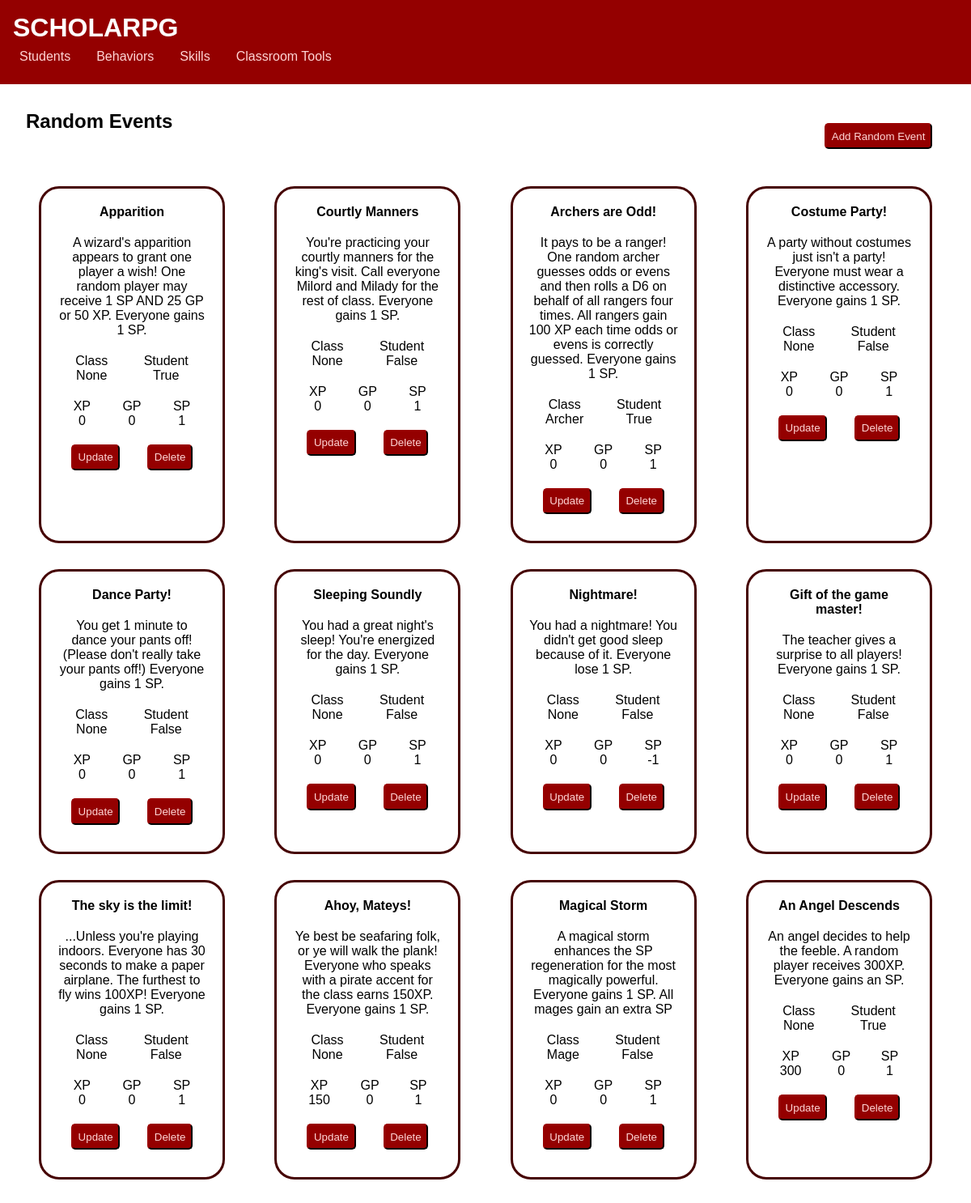
Page /view_random_events/ (upper part) on the committed database.
### student_hub/models.py (models this page shows)
class RandomEvents(models.Model):
    title = models.CharField(max_length=100)
    desc = models.CharField(max_length=500)
    sp = models.IntegerField(default=0)
    xp = models.IntegerField(default=0)
    gp = models.IntegerField(default=0)
    charClass = models.CharField(max_length=50)
    randomStudent = models.BooleanField(default=False)
    class Meta:
        db_table = "random-events"

### scholarpg/views.py (the view)
# urls.py: path('view_random_events/', views.view_random_events),
def view_random_events(req):
    if RandomEvents.objects.exists():
        events = RandomEvents.objects.all()
        context={'events': events}
        return render(req, 'view_random_events.html', context)
    else:
        return render(req, 'view_random_events.html')

### templates/view_random_events.html (shortened to what this page needs)
{% extends "main_template.html" %}
{% block content %}
<div class="headline-div">
    <h2>Random Events</h2>
    <form class="form-button" action="/add_random_event_form">
        <button type="submit">Add Random Event</button>
    </form>
</div>
<div class="cards">
{% for event in events %}
    <div class="card">
        <p class="card-title">{{ event.title }}</p>
        <p class="card-desc">{{event.desc}}</p>
        <div class="card-pieces">
            <div>
                <p>Class</p>
                <p> {{event.charClass}}</p>
            </div>
            <div>
                <p>Student</p>
                <p> {{event.randomStudent}}</p>
            </div>
        </div>
        <div class="card-pieces">
            <div>
                <p>XP</p>
                <p> {{event.xp}}</p>
            </div>
            <div>
                <p>GP</p>
                <p> {{event.gp}}</p>
            </div>
            <div>
                <p>SP</p>
                <p> {{event.sp}}</p>
            </div>
        </div>
        <div class="button-div">
            <form class="form-button" action="../../update_random_event_form/{{event.pk}}">
                <button type="submit">Update</button>
            </form>
            <form class="form-button" action="../../delete_random_event_form/{{event.pk}}">
                <button type="submit">Delete</button>
            </form>
        </div>
    </div>
{% endfor %}
</div>
{% endblock %}

### static/css/main.css (style rules this page uses)
* { margin: 0; padding: 0; box-sizing: border-box; }
body { min-height: 100vh; display: grid; grid-template-rows: 120px 1fr; font-family: Arial, Helvetica, sans-serif; }
.headline-div { display: flex; justify-content: space-between; width: 100%; }
form { max-width: 500px; display: grid; grid-template-columns: 1fr 2fr; padding: 1em; justify-self: center; }
form input, label, select, button, textarea { margin-bottom: 1em; padding: .5em; }
form button { background-color: #940000; color: #ffd5d5; border-radius: 5px; border-color: #450000; grid-column-start: 1; grid-column-end: 3; }
.button-div { display: flex; justify-content: space-around; width: 100%; }
.button-div form { padding: 0; }
.cards { display: flex; flex-wrap: wrap; justify-content: space-between; }
.card { width: 230px; padding: 10px; border: 3px solid #450000 ; border-radius: 25px; margin: 1em; text-align: center; }
.card>* { padding: 10px; }
.card-title { font-weight: bold; }
.card-pieces { display: flex; flex-wrap: nowrap; justify-content: space-around; text-align: center; padding: 10px; }

### rows in the picture
RandomEvents: title "Apparition", desc "A wizard's apparition appears to grant one player a wish! One random player may receive 1 SP AND 25 GP or 50 XP. Everyone gains 1 SP.", charClass "None", randomStudent "True", xp "0", gp "0", sp "1"
RandomEvents: title "Courtly Manners", desc "You're practicing your courtly manners for the king's visit. Call everyone Milord and Milady for the rest of class. Everyone gains 1 SP.", charClass "None", randomStudent "False", xp "0", gp "0", sp "1"
RandomEvents: title "Archers are Odd!", desc "It pays to be a ranger! One random archer guesses odds or evens and then rolls a D6 on behalf of all rangers four times. All rangers gain 100 XP each time odds or evens is correctly guessed. Everyone gains 1 SP.", charClass "Archer", randomStudent "True", xp "0", gp "0", sp "1"
RandomEvents: title "Costume Party!", desc "A party without costumes just isn't a party! Everyone must wear a distinctive accessory. Everyone gains 1 SP.", charClass "None", randomStudent "False", xp "0", gp "0", sp "1"
RandomEvents: title "Dance Party!", desc "You get 1 minute to dance your pants off! (Please don't really take your pants off!) Everyone gains 1 SP.", charClass "None", randomStudent "False", xp "0", gp "0", sp "1"
RandomEvents: title "Sleeping Soundly", desc "You had a great night's sleep! You're energized for the day. Everyone gains 1 SP.", charClass "None", randomStudent "False", xp "0", gp "0", sp "1"
RandomEvents: title "Nightmare!", desc "You had a nightmare! You didn't get good sleep because of it. Everyone lose 1 SP.", charClass "None", randomStudent "False", xp "0", gp "0", sp "-1"
RandomEvents: title "Gift of the game master!", desc "The teacher gives a surprise to all players! Everyone gains 1 SP.", charClass "None", randomStudent "False", xp "0", gp "0", sp "1"
RandomEvents: title "The sky is the limit!", desc "...Unless you're playing indoors. Everyone has 30 seconds to make a paper airplane. The furthest to fly wins 100XP! Everyone gains 1 SP.", charClass "None", randomStudent "False", xp "0", gp "0", sp "1"
RandomEvents: title "Ahoy, Mateys!", desc "Ye best be seafaring folk, or ye will walk the plank! Everyone who speaks with a pirate accent for the class earns 150XP. Everyone gains 1 SP.", charClass "None", randomStudent "False", xp "150", gp "0", sp "1"
RandomEvents: title "Magical Storm", desc "A magical storm enhances the SP regeneration for the most magically powerful. Everyone gains 1 SP. All mages gain an extra SP", charClass "Mage", randomStudent "False", xp "0", gp "0", sp "1"
RandomEvents: title "An Angel Descends", desc "An angel decides to help the feeble. A random player receives 300XP. Everyone gains an SP.", charClass "None", randomStudent "True", xp "300", gp "0", sp "1"
